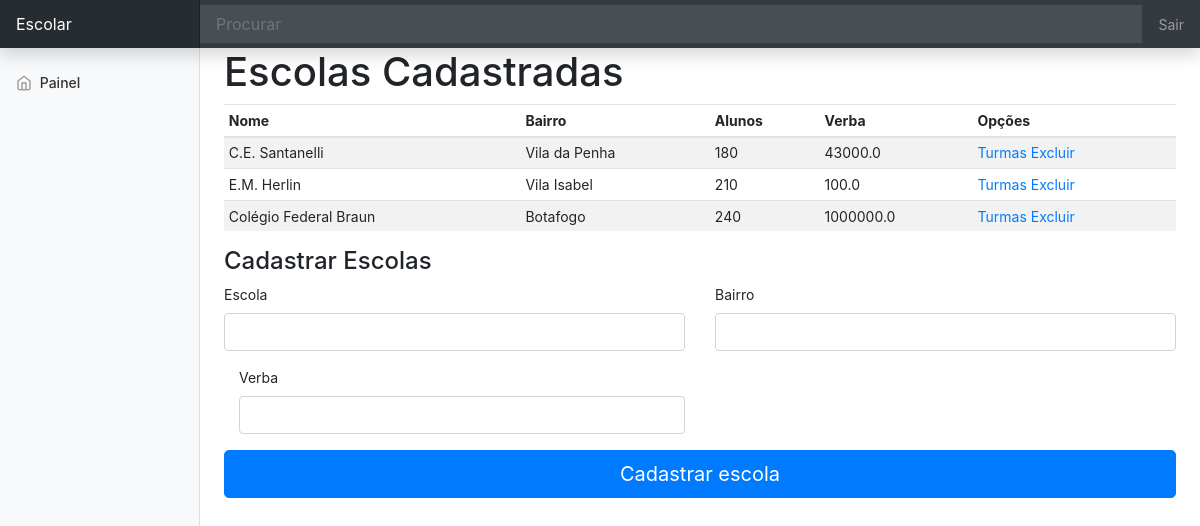
The app's page /, older data.
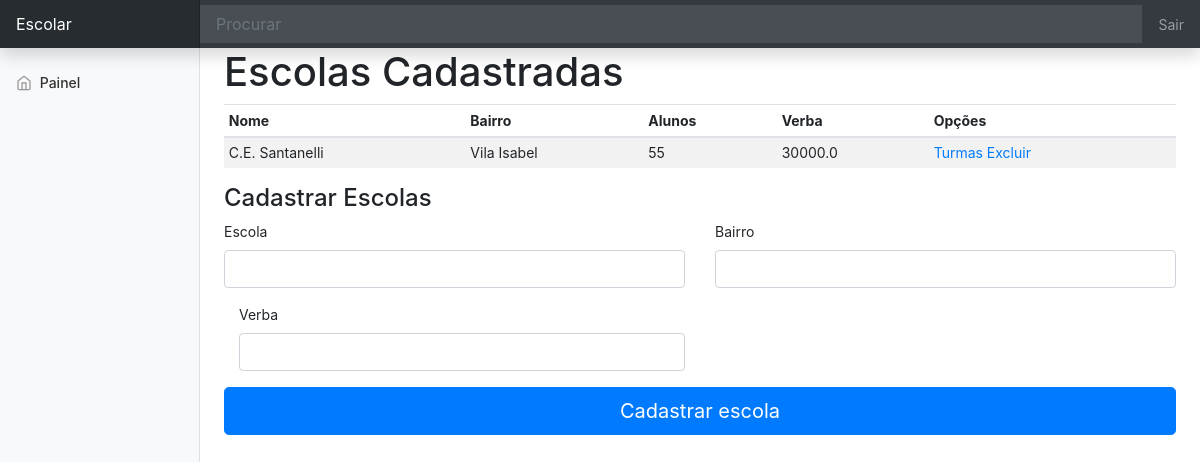
The same page, newer data.
### app.py (models this page shows, shortened)
class School(db.Model):
    id = db.Column(db.Integer, primary_key = True)
    name = db.Column(db.String(200), nullable = False)
    neigh = db.Column(db.String(200), nullable = False)
    students = db.Column(db.Integer, default = 0)
    endow = db.Column(db.Float)

### app.py (the view)
@app.route('/', methods=['POST', 'GET'])
def index():
    if request.method == 'POST':
        name = request.form['nome']
        bairro = request.form['bairro']
        verba = request.form['verba']
        new_school = School(name = name, neigh = bairro, endow = verba)
        try:
            db.session.add(new_school)
            db.session.commit()
            return redirect('/')
        except:
            return "There was an issue"
    else:
        schools = School.query.order_by(School.id).all()
        return render_template('index.html', schools = schools)

### templates/index.html (shortened to what this page needs)
{% extends 'base.html' %}
{% block body %}
<div class="container-fluid">
  <div class="row">
    <nav id="sidebarMenu" class="col-md-3 col-lg-2 d-md-block bg-light sidebar collapse">
      <div class="sidebar-sticky pt-3">
        <ul class="nav flex-column">
          <li class="nav-item">
            <a class="nav-link" href="#">
              <span data-feather="home"></span>
              Painel<span class="sr-only">(current)</span>
            </a>
          </li>
        </ul>
      </div>
    </nav>
    <main role="main" class="col-md-9 ml-sm-auto col-lg-10 px-md-4">
      <h1>Escolas Cadastradas</h1>
      <div class="table-responsive">
        <table class="table table-striped table-sm">
          <thead>
            <tr>
              <th>Nome</th>
              <th>Bairro</th>
              <th>Alunos</th>
              <th>Verba</th>
              <th>Opções</th>
            </tr>
          </thead>
          <tbody>
            {% for school in schools %}
            <tr>
                <td>{{ school.name }}</td>
                <td>{{ school.neigh }}</td>
                <td>{{ school.students }}</td>
                <td>{{ school.endow }}</td>
                <td>
                    <a href="/turmas/{{school.id}}">Turmas</a>
                    <a href="/excluir_escola/{{school.id}}">Excluir</a>
                </td>
            </tr>
            {% endfor %}
          </tbody>
        </table>
      </div>
      <h4>Cadastrar Escolas</h4>
      <form action="/" method="POST" class="needs-validation" novalidate>
        <div class="row">
          <div class="col-md-6 mb-3">
            <label for="firstName">Escola</label>
            <input type="text" class="form-control" id="nome" name="nome" placeholder="" value="" required>
          </div>
          <div class="col-md-6 mb-3">
            <label for="lastName">Bairro</label>
            <input type="text" class="form-control" id="bairro" name="bairro" placeholder="" value="" required>
          </div>
        </div>
        <div class="col-md-6 mb-3">
            <label for="firstName">Verba</label>
            <input type="number" class="form-control" id="verba" name="verba" placeholder="" value="" required>
        </div>
        <button class="btn btn-primary btn-lg btn-block" type="submit">Cadastrar escola</button>
      </form>
    </main>
        </div>
 </div>
{% endblock %}

### templates/base.html (shortened to what this page needs)
<!DOCTYPE html>
<html lang="pt">
<head>
    <link href="{{ url_for('static', filename='css/bootstrap.css') }}" rel="stylesheet">
	<link rel="stylesheet" href="{{ url_for('static', filename='css/dashboard.css') }}">
</head>
<body>
	<nav class="navbar navbar-dark sticky-top bg-dark flex-md-nowrap p-0 shadow">
  <a class="navbar-brand col-md-3 col-lg-2 mr-0 px-3" href="/">Escolar</a>
  <input class="form-control form-control-dark w-100" type="text" placeholder="Procurar" aria-label="Procurar">
  <ul class="navbar-nav px-3">
    <li class="nav-item text-nowrap">
      <a class="nav-link" href="#">Sair</a>
    </li>
  </ul>
</nav>
{% block body %}{% endblock %}
</body>
</html>

### static/css/dashboard.css (style rules this page uses)
body { font-size: .875rem; }
.feather { width: 16px; height: 16px; vertical-align: text-bottom; }
.sidebar { position: fixed; top: 0; bottom: 0; left: 0; z-index: 100; padding: 48px 0 0; box-shadow: inset -1px 0 0 rgba(0, 0, 0, .1); }
.sidebar-sticky { position: relative; top: 0; height: calc(100vh - 48px); padding-top: .5rem; overflow-x: hidden; overflow-y: auto; }
.sidebar .nav-link { font-weight: 500; color: #333; }
.sidebar .nav-link .feather { margin-right: 4px; color: #999; }
.navbar-brand { padding-top: .75rem; padding-bottom: .75rem; font-size: 1rem; background-color: rgba(0, 0, 0, .25); box-shadow: inset -1px 0 0 rgba(0, 0, 0, .25); }
.navbar .form-control { padding: .75rem 1rem; border-width: 0; border-radius: 0; }
.form-control-dark { color: #fff; background-color: rgba(255, 255, 255, .1); border-color: rgba(255, 255, 255, .1); }

Row changes from the older to the newer data that the page shows:
removed School: name "E.M. Herlin", neigh "Vila Isabel", students "210", endow "100.0"
removed School: name "Colégio Federal Braun", neigh "Botafogo", students "240", endow "1000000.0"
changed School "C.E. Santanelli": neigh "Vila da Penha" → "Vila Isabel"; students "180" → "55"; endow "43000.0" → "30000.0"
